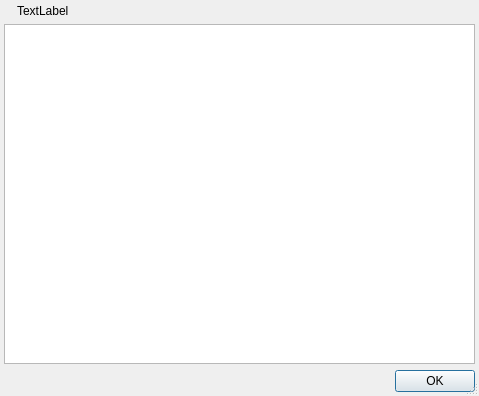
<?xml version="1.0" encoding="UTF-8"?>
<ui version="4.0">
 <class>DetailedErrorDialog</class>
 <widget class="QDialog" name="DetailedErrorDialog">
  <property name="geometry">
   <rect>
    <x>0</x>
    <y>0</y>
    <width>479</width>
    <height>396</height>
   </rect>
  </property>
  <property name="windowTitle">
   <string>Error</string>
  </property>
  <property name="sizeGripEnabled">
   <bool>true</bool>
  </property>
  <property name="modal">
   <bool>true</bool>
  </property>
  <layout class="QGridLayout" name="gridLayout">
   <property name="leftMargin">
    <number>4</number>
   </property>
   <property name="topMargin">
    <number>4</number>
   </property>
   <property name="rightMargin">
    <number>4</number>
   </property>
   <property name="bottomMargin">
    <number>4</number>
   </property>
   <item row="4" column="1">
    <widget class="QDialogButtonBox" name="buttonBox">
     <property name="orientation">
      <enum>Qt::Horizontal</enum>
     </property>
     <property name="standardButtons">
      <set>QDialogButtonBox::Ok</set>
     </property>
     <property name="centerButtons">
      <bool>false</bool>
     </property>
    </widget>
   </item>
   <item row="2" column="1">
    <layout class="QHBoxLayout" name="horizontalLayout">
     <item>
      <widget class="QLabel" name="iconLabel">
       <property name="text">
        <string/>
       </property>
      </widget>
     </item>
     <item>
      <widget class="QLabel" name="text">
       <property name="sizePolicy">
        <sizepolicy hsizetype="Expanding" vsizetype="Preferred">
         <horstretch>0</horstretch>
         <verstretch>0</verstretch>
        </sizepolicy>
       </property>
       <property name="text">
        <string>TextLabel</string>
       </property>
       <property name="wordWrap">
        <bool>true</bool>
       </property>
       <property name="margin">
        <number>5</number>
       </property>
      </widget>
     </item>
    </layout>
   </item>
   <item row="3" column="1">
    <widget class="QPlainTextEdit" name="detailedText">
     <property name="undoRedoEnabled">
      <bool>false</bool>
     </property>
     <property name="readOnly">
      <bool>true</bool>
     </property>
    </widget>
   </item>
  </layout>
 </widget>
 <resources/>
 <connections>
  <connection>
   <sender>buttonBox</sender>
   <signal>accepted()</signal>
   <receiver>DetailedErrorDialog</receiver>
   <slot>accept()</slot>
   <hints>
    <hint type="sourcelabel">
     <x>248</x>
     <y>254</y>
    </hint>
    <hint type="destinationlabel">
     <x>157</x>
     <y>274</y>
    </hint>
   </hints>
  </connection>
  <connection>
   <sender>buttonBox</sender>
   <signal>rejected()</signal>
   <receiver>DetailedErrorDialog</receiver>
   <slot>reject()</slot>
   <hints>
    <hint type="sourcelabel">
     <x>316</x>
     <y>260</y>
    </hint>
    <hint type="destinationlabel">
     <x>286</x>
     <y>274</y>
    </hint>
   </hints>
  </connection>
 </connections>
</ui>
